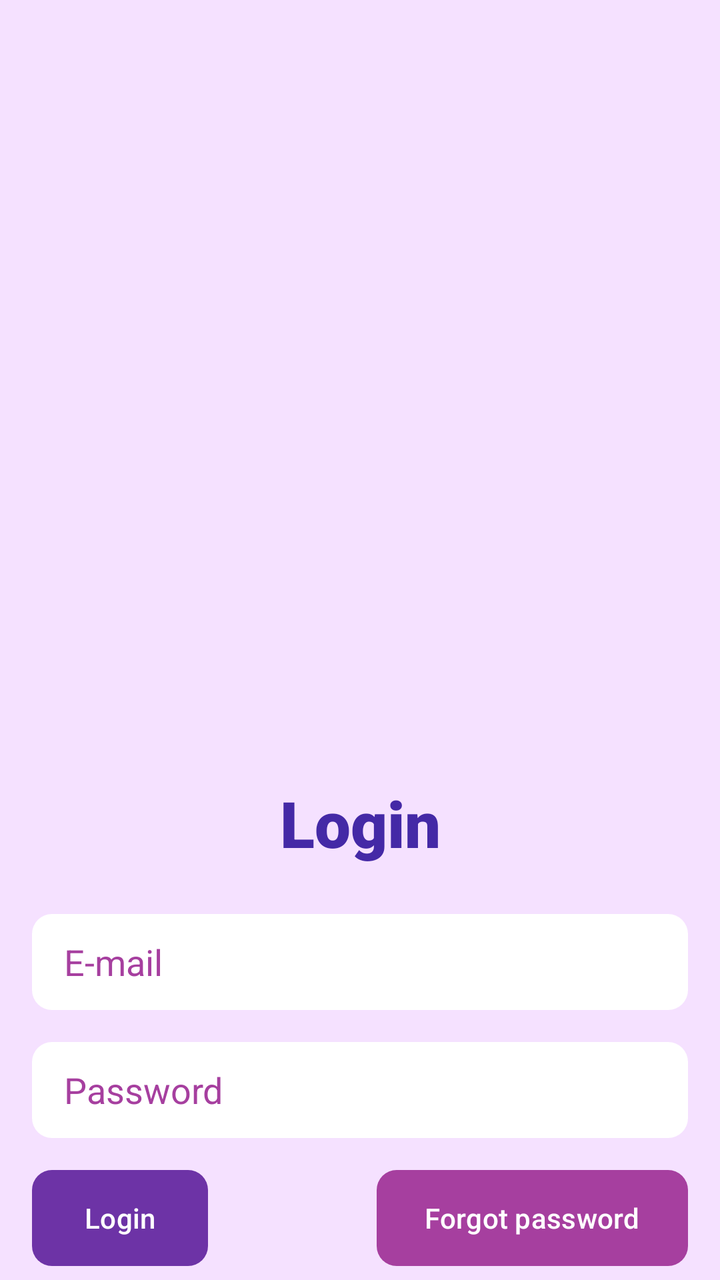
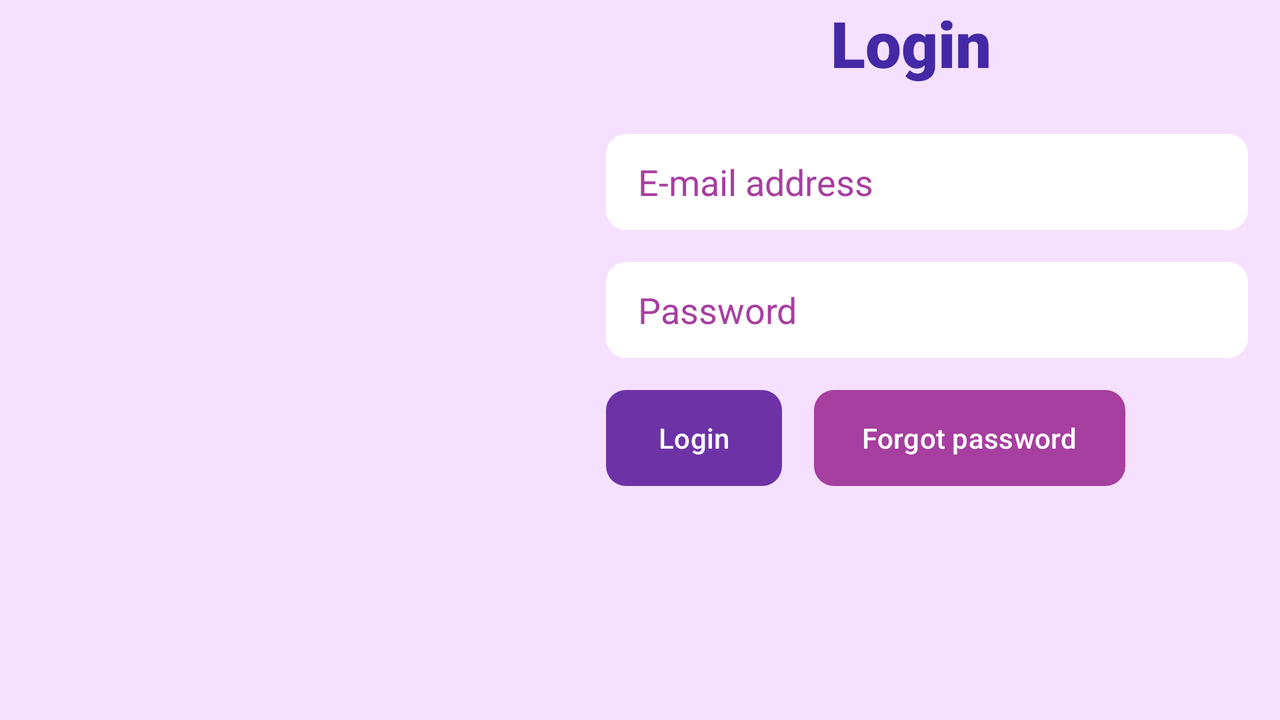

One screen, two layout resources from the same app: the default and the repository's alternative for another configuration. Each is rendered where Android would select it; the XML of both is given below.
<!-- AndroidManifest.xml: application theme Theme.HydrateNow -->
<!-- res/layout/activity_login.xml -->
<?xml version="1.0" encoding="utf-8"?>
<androidx.constraintlayout.widget.ConstraintLayout xmlns:android="http://schemas.android.com/apk/res/android"
    xmlns:app="http://schemas.android.com/apk/res-auto"
    xmlns:tools="http://schemas.android.com/tools"
    android:layout_width="match_parent"
    android:layout_height="match_parent"
    tools:context=".activities.LoginActivity"
    android:background="@color/lightWhiteRose">

    <ImageView
        android:id="@+id/imageView"
        android:layout_width="271dp"
        android:layout_height="374dp"
        app:layout_constraintEnd_toEndOf="parent"
        app:layout_constraintStart_toStartOf="parent"
        app:layout_constraintTop_toTopOf="parent"
        app:srcCompat="@drawable/login3_image" />

    <TextView
        android:id="@+id/loginTitle"
        android:layout_width="0dp"
        android:layout_height="wrap_content"
        android:layout_marginStart="16dp"
        android:layout_marginTop="16dp"
        android:layout_marginEnd="16dp"
        android:fontFamily="sans-serif-black"
        android:text="Login"
        android:textAlignment="center"
        android:textColor="@color/purple"
        android:textSize="32sp"
        app:layout_constraintEnd_toEndOf="parent"
        app:layout_constraintStart_toStartOf="parent"
        app:layout_constraintTop_toBottomOf="@+id/imageView" />

    <EditText
        android:id="@+id/passwordLoginEditTextPassword"
        android:layout_width="0dp"
        android:layout_height="wrap_content"
        android:layout_marginStart="16dp"
        android:layout_marginTop="16dp"
        android:layout_marginEnd="16dp"
        android:background="@drawable/input_radius10"
        android:ems="10"
        android:hint="Password"
        android:inputType="textPassword"
        android:paddingStart="16dp"
        android:textColorHint="@color/lightLightLightPurple"
        app:layout_constraintEnd_toEndOf="parent"
        app:layout_constraintStart_toStartOf="parent"
        app:layout_constraintTop_toBottomOf="@+id/emailLoginEditTextEmailAddress" />

    <EditText
        android:id="@+id/emailLoginEditTextEmailAddress"
        android:layout_width="0dp"
        android:layout_height="wrap_content"
        android:layout_marginStart="16dp"
        android:layout_marginTop="24dp"
        android:layout_marginEnd="16dp"
        android:background="@drawable/input_radius10"
        android:ems="10"
        android:hint="E-mail"
        android:inputType="textEmailAddress"
        android:paddingStart="16dp"
        android:textColorHint="@color/lightLightLightPurple"
        app:layout_constraintEnd_toEndOf="parent"
        app:layout_constraintStart_toStartOf="parent"
        app:layout_constraintTop_toBottomOf="@+id/loginTitle" />

    <Button
        android:id="@+id/loginBtn"
        android:layout_width="0dp"
        android:layout_height="wrap_content"
        android:layout_marginStart="16dp"
        android:layout_marginTop="16dp"
        android:background="@drawable/btn_lightpurple_radius10"
        android:text="Login"
        app:backgroundTint="@null"
        app:layout_constraintStart_toStartOf="parent"
        app:layout_constraintTop_toBottomOf="@+id/passwordLoginEditTextPassword" />

    <Button
        android:id="@+id/forgotPswdBtn"
        android:layout_width="wrap_content"
        android:layout_height="wrap_content"
        android:layout_marginTop="16dp"
        android:layout_marginEnd="16dp"
        android:background="@drawable/btn_lightlightlightpurple_radius10"
        app:backgroundTint="@null"
        android:text="Forgot password"
        app:layout_constraintEnd_toEndOf="parent"
        app:layout_constraintTop_toBottomOf="@+id/passwordLoginEditTextPassword" />

    <ProgressBar
        android:id="@+id/loginProgressBar"
        style="?android:attr/progressBarStyle"
        android:layout_width="wrap_content"
        android:layout_height="wrap_content"
        app:layout_constraintBottom_toBottomOf="parent"
        app:layout_constraintEnd_toEndOf="parent"
        app:layout_constraintStart_toStartOf="parent"
        app:layout_constraintTop_toTopOf="@+id/imageView"
        android:visibility="gone"/>
</androidx.constraintlayout.widget.ConstraintLayout>
<!-- resources referenced by this layout -->
<resources>
  <color name="lightLightLightPurple">#A63F9F</color>
  <color name="lightWhiteRose">#F5E1FF</color>
  <color name="purple">#4429A6</color>
  <!-- drawable btn_lightlightlightpurple_radius10 (drawable) -->
  <?xml version="1.0" encoding="utf-8"?>
  <shape xmlns:android="http://schemas.android.com/apk/res/android">
      <solid android:color="@color/lightLightLightPurple" />
      <corners android:radius="10dp"/>
  </shape>
  <!-- drawable btn_lightpurple_radius10 (drawable) -->
  <?xml version="1.0" encoding="utf-8"?>
  <shape xmlns:android="http://schemas.android.com/apk/res/android">
      <solid android:color="@color/lightPurple" />
      <corners android:radius="10dp"/>
  </shape>
  <!-- drawable input_radius10 (drawable) -->
  <?xml version="1.0" encoding="utf-8"?>
  <shape xmlns:android="http://schemas.android.com/apk/res/android">
      <corners android:radius="10dp"/>
      <size android:height="48dp"/>
      <solid android:color="@color/cardview_light_background" />
  </shape>
  <style name="Theme.HydrateNow" parent="Base.Theme.HydrateNow" />
  <color name="lightPurple">#6D33A6</color>
  <style name="Base.Theme.HydrateNow" parent="Theme.Material3.DayNight.NoActionBar">
          
          
      </style>
</resources>
<!-- res/layout-land/activity_login.xml (the repository's variant of the layout above) -->
<!-- drawn on the phone turned sideways -->
<?xml version="1.0" encoding="utf-8"?>
<androidx.constraintlayout.widget.ConstraintLayout xmlns:android="http://schemas.android.com/apk/res/android"
    xmlns:app="http://schemas.android.com/apk/res-auto"
    xmlns:tools="http://schemas.android.com/tools"
    android:layout_width="match_parent"
    android:layout_height="match_parent"
    tools:context=".activities.LoginActivity"
    android:background="@color/lightWhiteRose">

    <ImageView
        android:id="@+id/imageView"
        android:layout_width="271dp"
        android:layout_height="374dp"
        android:layout_marginStart="16dp"
        android:layout_marginTop="16dp"
        app:layout_constraintStart_toStartOf="parent"
        app:layout_constraintTop_toTopOf="parent"
        app:srcCompat="@drawable/login3_image" />

    <TextView
        android:id="@+id/loginTitle"
        android:layout_width="0dp"
        android:layout_height="wrap_content"
        android:layout_marginEnd="16dp"
        android:fontFamily="sans-serif-black"
        android:text="@string/login"
        android:textAlignment="center"
        android:textColor="@color/purple"
        android:textSize="32sp"
        app:layout_constraintEnd_toEndOf="parent"
        app:layout_constraintStart_toEndOf="@+id/imageView"
        app:layout_constraintTop_toTopOf="parent" />

    <EditText
        android:id="@+id/passwordLoginEditTextPassword"
        android:layout_width="0dp"
        android:layout_height="wrap_content"
        android:layout_marginStart="16dp"
        android:layout_marginTop="16dp"
        android:layout_marginEnd="16dp"
        android:background="@drawable/input_radius10"
        android:ems="10"
        android:hint="@string/password"
        android:inputType="textPassword"
        android:paddingStart="16dp"
        android:textColorHint="@color/lightLightLightPurple"
        app:layout_constraintEnd_toEndOf="parent"
        app:layout_constraintStart_toEndOf="@+id/imageView"
        app:layout_constraintTop_toBottomOf="@+id/emailLoginEditTextEmailAddress" />

    <EditText
        android:id="@+id/emailLoginEditTextEmailAddress"
        android:layout_width="0dp"
        android:layout_height="wrap_content"
        android:layout_marginStart="16dp"
        android:layout_marginTop="24dp"
        android:layout_marginEnd="16dp"
        android:background="@drawable/input_radius10"
        android:ems="10"
        android:hint="@string/e_mail_address"
        android:inputType="textEmailAddress"
        android:paddingStart="16dp"
        android:textColorHint="@color/lightLightLightPurple"
        app:layout_constraintEnd_toEndOf="parent"
        app:layout_constraintStart_toEndOf="@+id/imageView"
        app:layout_constraintTop_toBottomOf="@+id/loginTitle" />

    <Button
        android:id="@+id/loginBtn"
        android:layout_width="0dp"
        android:layout_height="wrap_content"
        android:layout_marginStart="16dp"
        android:layout_marginTop="16dp"
        android:background="@drawable/btn_lightpurple_radius10"
        android:text="@string/login"
        app:backgroundTint="@null"
        app:layout_constraintStart_toEndOf="@+id/imageView"
        app:layout_constraintTop_toBottomOf="@+id/passwordLoginEditTextPassword" />

    <Button
        android:id="@+id/forgotPswdBtn"
        android:layout_width="wrap_content"
        android:layout_height="wrap_content"
        android:layout_marginStart="16dp"
        android:layout_marginTop="16dp"
        android:background="@drawable/btn_lightlightlightpurple_radius10"
        android:text="@string/forgot_password"
        app:backgroundTint="@null"
        app:layout_constraintStart_toEndOf="@+id/loginBtn"
        app:layout_constraintTop_toBottomOf="@+id/passwordLoginEditTextPassword" />

    <ProgressBar
        android:id="@+id/loginProgressBar"
        style="?android:attr/progressBarStyle"
        android:layout_width="wrap_content"
        android:layout_height="wrap_content"
        app:layout_constraintBottom_toBottomOf="parent"
        app:layout_constraintEnd_toEndOf="parent"
        app:layout_constraintStart_toStartOf="parent"
        app:layout_constraintTop_toTopOf="@+id/imageView"
        android:visibility="gone"/>
</androidx.constraintlayout.widget.ConstraintLayout>
<!-- resources referenced by the variant -->
<!-- as the phone turned sideways resolves them -->
<resources>
  <color name="lightLightLightPurple">#A63F9F</color>
  <color name="lightWhiteRose">#F5E1FF</color>
  <color name="purple">#4429A6</color>
  <!-- drawable btn_lightlightlightpurple_radius10 (drawable) -->
  <?xml version="1.0" encoding="utf-8"?>
  <shape xmlns:android="http://schemas.android.com/apk/res/android">
      <solid android:color="@color/lightLightLightPurple" />
      <corners android:radius="10dp"/>
  </shape>
  <!-- drawable btn_lightpurple_radius10 (drawable) -->
  <?xml version="1.0" encoding="utf-8"?>
  <shape xmlns:android="http://schemas.android.com/apk/res/android">
      <solid android:color="@color/lightPurple" />
      <corners android:radius="10dp"/>
  </shape>
  <!-- drawable input_radius10 (drawable) -->
  <?xml version="1.0" encoding="utf-8"?>
  <shape xmlns:android="http://schemas.android.com/apk/res/android">
      <corners android:radius="10dp"/>
      <size android:height="48dp"/>
      <solid android:color="@color/cardview_light_background" />
  </shape>
  <string name="e_mail_address">E-mail address</string>
  <string name="forgot_password">Forgot password</string>
  <string name="login">Login</string>
  <string name="password">Password</string>
  <style name="Theme.HydrateNow" parent="Base.Theme.HydrateNow" />
  <color name="lightPurple">#6D33A6</color>
  <style name="Base.Theme.HydrateNow" parent="Theme.Material3.DayNight.NoActionBar">
          
          
      </style>
</resources>
